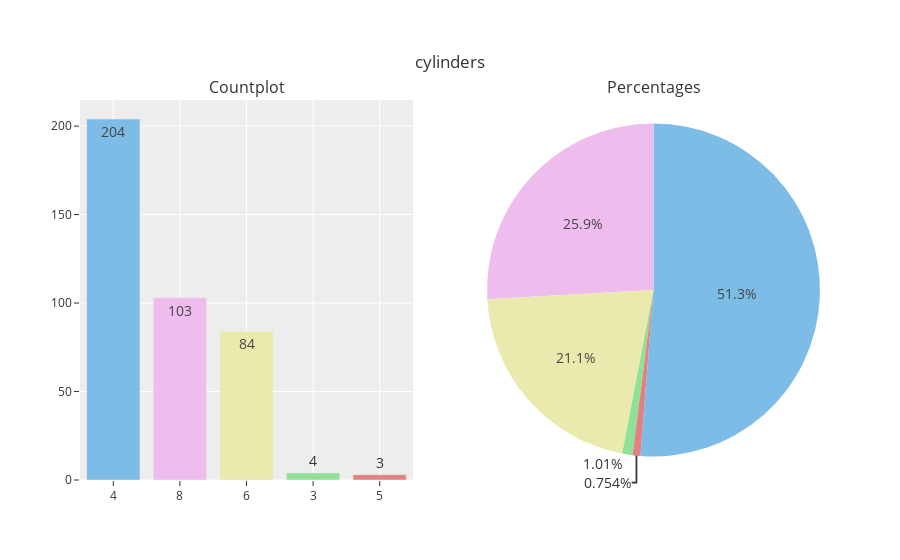
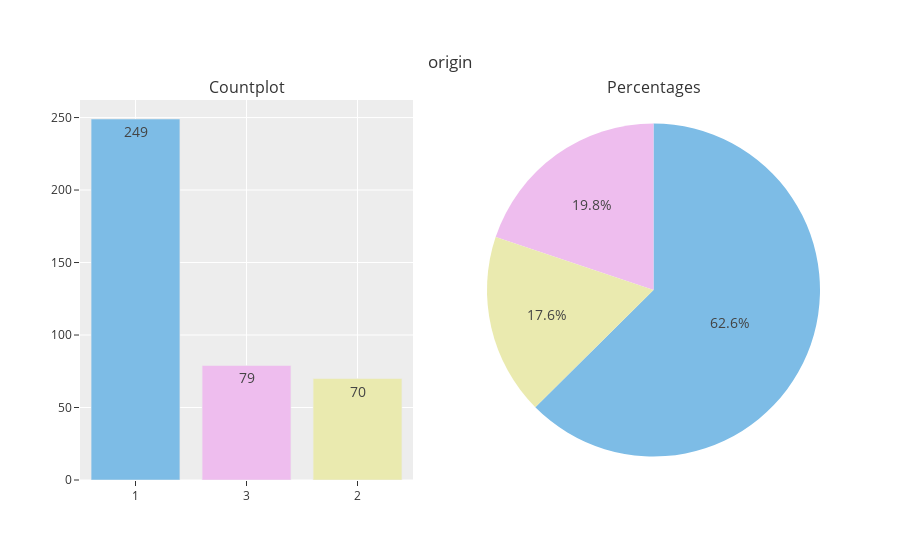

Notebook source saved alongside these figures, in order:
### Markdown cell above
### Exploratory Data Analysis
#### Analysis of Categorical Variables

### Code cell
def cat_summary(dataframe, col_name):

    def get_labels(x): return x.value_counts().keys()
    def get_values(x): return x.value_counts().values

    fig = make_subplots(rows=1, cols=2,
                        subplot_titles=('Countplot', 'Percentages'),
                        specs=[[{"type": "xy"}, {'type': 'domain'}]])

    fig.add_trace(go.Bar(y=get_values(dataframe[col_name]).tolist(),
                         x=[str(i)
                            for i in dataframe[col_name].value_counts().index],
                         text=get_values(dataframe[col_name]).tolist(),
                         textfont=dict(size=14),
                         name=col_name,
                         textposition='auto',
                         marker=dict(color=colors),
                         showlegend=False),
                  row=1, col=1)

    fig.add_trace(go.Pie(labels=get_labels(dataframe[col_name]),
                         values=get_values(dataframe[col_name]),
                         textfont=dict(size=14),
                         textposition='auto',
                         showlegend=False,
                         name=col_name,
                         marker=dict(colors=colors)
                         ),
                  row=1, col=2)

    fig.update_layout(title={'text': col_name,
                             'y': 0.9,
                             'x': 0.5,
                             'xanchor': 'center',
                             'yanchor': 'top'},
                      template='ggplot2')

    iplot(fig)


for col in cat_cols:
    cat_summary(df, col)

### Figure 1 — Plotly figure (JSON) as saved in the notebook; plotly's stock layout.template omitted (floating-point values rounded to 4 significant figures)
{"data": [{"marker": {"color": ["#7DBCE6", "#EEBDEE", "#EAEAAF", "#8FE195", "#E28181", "#87D8DB", "#C2E37D", "#DF93A4", "#DCB778", "#C497DE"]}, "name": "cylinders", "showlegend": false, "text": ["204", "103", "84", "4", "3"], "textfont": {"size": 14}, "textposition": "auto", "type": "bar", "x": ["4", "8", "6", "3", "5"], "xaxis": "x", "y": [204, 103, 84, 4, 3], "yaxis": "y"}, {"domain": {"x": [0.55, 1], "y": [0, 1]}, "labels": [4, 8, 6, 3, 5], "marker": {"colors": ["#7DBCE6", "#EEBDEE", "#EAEAAF", "#8FE195", "#E28181", "#87D8DB", "#C2E37D", "#DF93A4", "#DCB778", "#C497DE"]}, "name": "cylinders", "showlegend": false, "textfont": {"size": 14}, "textposition": "auto", "type": "pie", "values": [204, 103, 84, 4, 3]}], "layout": {"annotations": [{"font": {"size": 16}, "showarrow": false, "text": "Countplot", "x": 0.225, "xanchor": "center", "xref": "paper", "y": 1, "yanchor": "bottom", "yref": "paper"}, {"font": {"size": 16}, "showarrow": false, "text": "Percentages", "x": 0.775, "xanchor": "center", "xref": "paper", "y": 1, "yanchor": "bottom", "yref": "paper"}], "title": {"text": "cylinders", "x": 0.5, "xanchor": "center", "y": 0.9, "yanchor": "top"}, "xaxis": {"anchor": "y", "domain": [0, 0.45]}, "yaxis": {"anchor": "x", "domain": [0, 1]}}}

### Figure 2 — Plotly figure (JSON) as saved in the notebook; plotly's stock layout.template omitted (floating-point values rounded to 4 significant figures)
{"data": [{"marker": {"color": ["#7DBCE6", "#EEBDEE", "#EAEAAF", "#8FE195", "#E28181", "#87D8DB", "#C2E37D", "#DF93A4", "#DCB778", "#C497DE"]}, "name": "origin", "showlegend": false, "text": ["249", "79", "70"], "textfont": {"size": 14}, "textposition": "auto", "type": "bar", "x": ["1", "3", "2"], "xaxis": "x", "y": [249, 79, 70], "yaxis": "y"}, {"domain": {"x": [0.55, 1], "y": [0, 1]}, "labels": [1, 3, 2], "marker": {"colors": ["#7DBCE6", "#EEBDEE", "#EAEAAF", "#8FE195", "#E28181", "#87D8DB", "#C2E37D", "#DF93A4", "#DCB778", "#C497DE"]}, "name": "origin", "showlegend": false, "textfont": {"size": 14}, "textposition": "auto", "type": "pie", "values": [249, 79, 70]}], "layout": {"annotations": [{"font": {"size": 16}, "showarrow": false, "text": "Countplot", "x": 0.225, "xanchor": "center", "xref": "paper", "y": 1, "yanchor": "bottom", "yref": "paper"}, {"font": {"size": 16}, "showarrow": false, "text": "Percentages", "x": 0.775, "xanchor": "center", "xref": "paper", "y": 1, "yanchor": "bottom", "yref": "paper"}], "title": {"text": "origin", "x": 0.5, "xanchor": "center", "y": 0.9, "yanchor": "top"}, "xaxis": {"anchor": "y", "domain": [0, 0.45]}, "yaxis": {"anchor": "x", "domain": [0, 1]}}}
